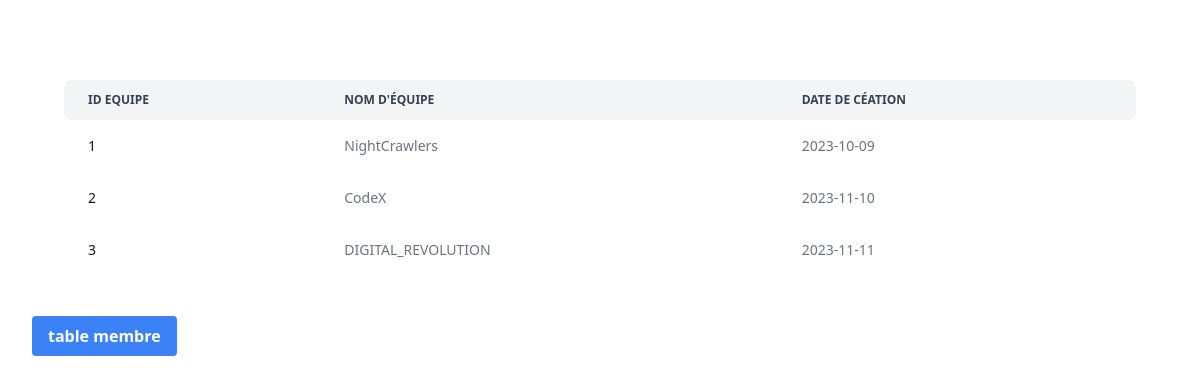
The page /equipe.php on the database its author committed.
### tables this page shows
CREATE TABLE `equipes` (
  `ID_equipe` int(11) NOT NULL,
  `Nom_Equipe` varchar(255) NOT NULL,
  `Date_Creation` date DEFAULT NULL
);

### equipe.php (the view, shortened to what this page needs)
<?php
include('connexion.php');
?>
<head>
    <script src="https://cdn.tailwindcss.com"></script>
</head>
<body>
    <div class="relative overflow-x-auto mx-16 mt-20">
        <table class="w-full text-sm text-left rtl:text-right text-gray-500 dark:text-gray-400">
            <thead class="text-xs text-gray-700 uppercase bg-gray-100 dark:bg-gray-700 dark:text-gray-400">
                <tr>
                    <th scope="col" class="px-6 py-3 rounded-s-lg">
                        ID Equipe
                    </th>
                    <th scope="col" class="px-6 py-3">
                        Nom d'équipe
                    </th>
                    <th scope="col" class="px-6 py-3 rounded-e-lg">
                        Date de céation
                    </th>
                </tr>
            </thead>
            <tbody>
                <?php
$query = "SELECT * FROM equipes";
$result = mysqli_query($conn, $query);
while($row = mysqli_fetch_row($result)){
    ?>
                <tr class="bg-white dark:bg-gray-800">
                    <th scope="row" class="px-6 py-4 font-medium text-gray-900 whitespace-nowrap dark:text-white">
                        <?php echo $row[0]?>
                    </th>
                    <td class="px-6 py-4">
                        <?php echo $row[1]?>
                    </td>
                    <td class="px-6 py-4">
                        <?php echo $row[2]?>
                    </td>
                </tr>
                <?php
}
?>
        </table>
    </div>
    <div class="mt-10 ml-8">
        <a href="index.php">
            <button class=" bg-blue-500 hover:bg-blue-700 text-white font-bold py-2 px-4 rounded">table membre</button>
        </a>
    </div>
</body>
</html

### rows shown on the page
equipes: ID_equipe "1", Nom_Equipe "NightCrawlers", Date_Creation "2023-10-09"
equipes: ID_equipe "2", Nom_Equipe "CodeX", Date_Creation "2023-11-10"
equipes: ID_equipe "3", Nom_Equipe "DIGITAL_REVOLUTION", Date_Creation "2023-11-11"
